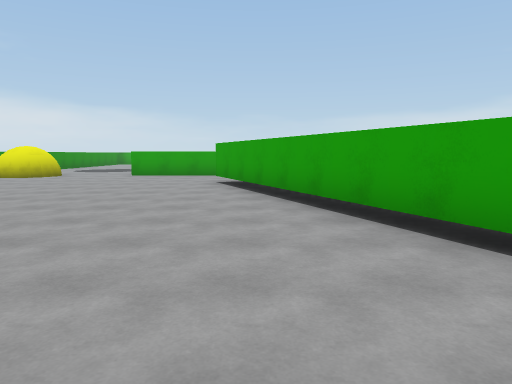
[1] (above)

24 first-person views from a walk through a Unity game level. The camera is 1.5 m above the floor, tilts 6° down and sees 70° across. The floor is counted in squares, 2 m on a side. Each view is taken from the middle of a square. On the plan, view 1 faces up. The plan holds only what a view shows up to about 11 squares ahead; the rest is blank. The player is left out.

[2]
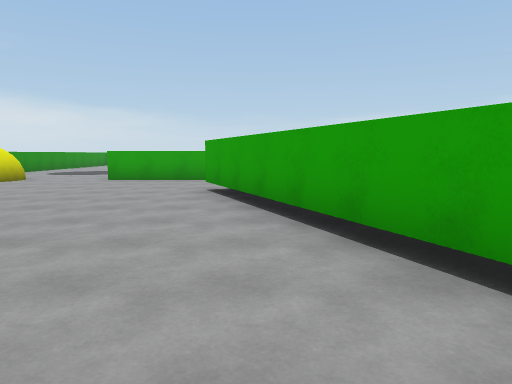

[3]
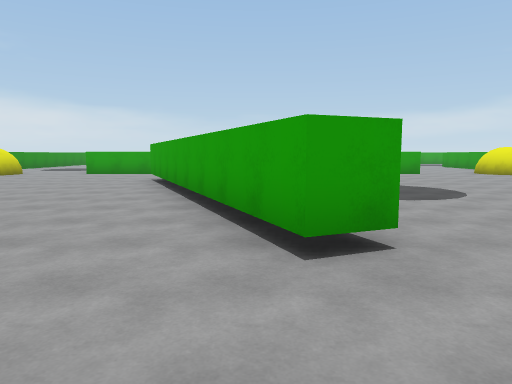

[4]
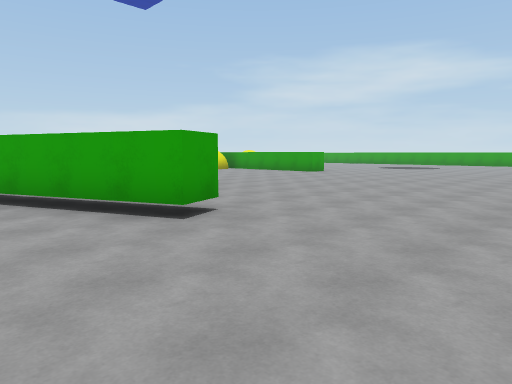

[5]
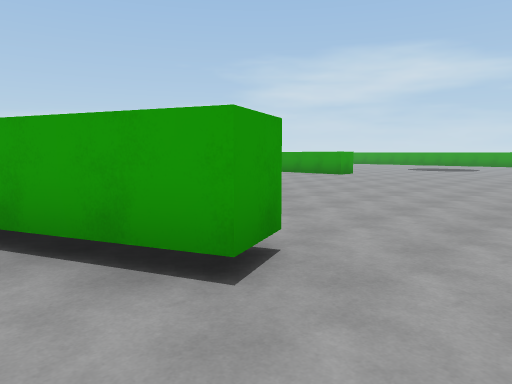

[6]
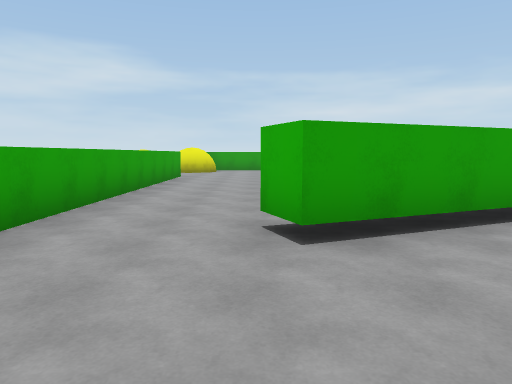

[7]
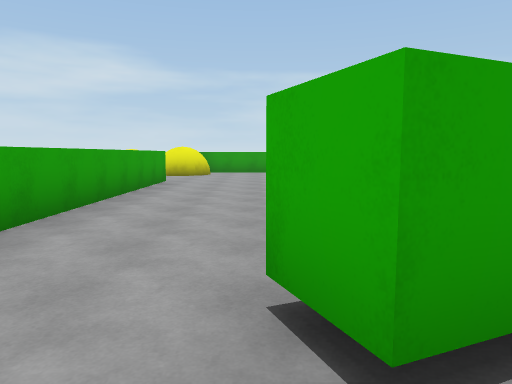

[8]
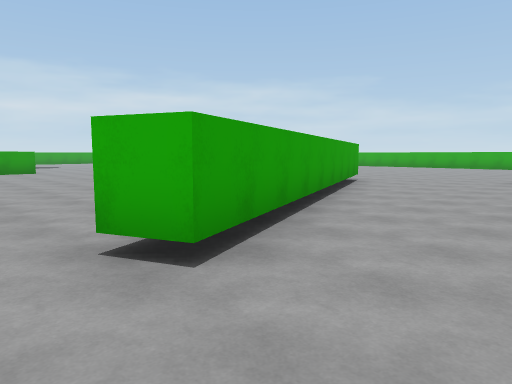

[9]
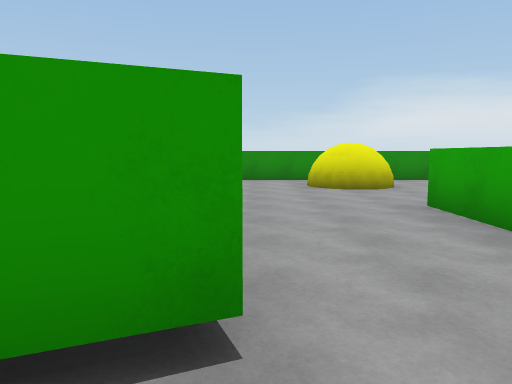

[10]
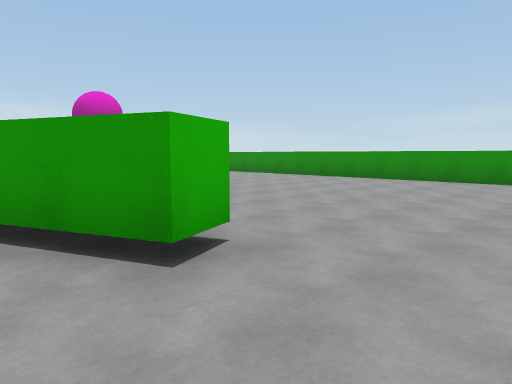

[11]
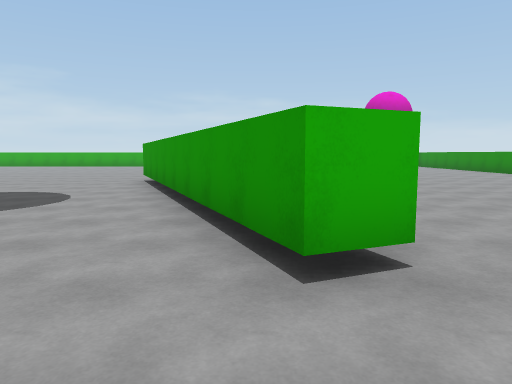

[12]
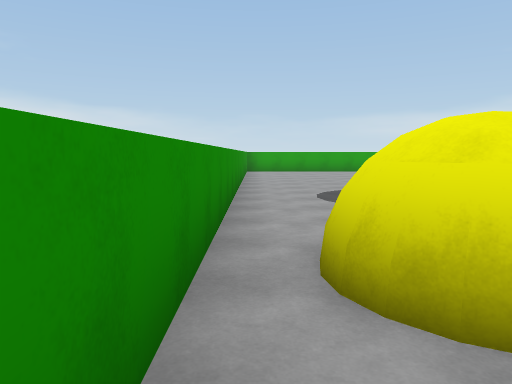

[13]
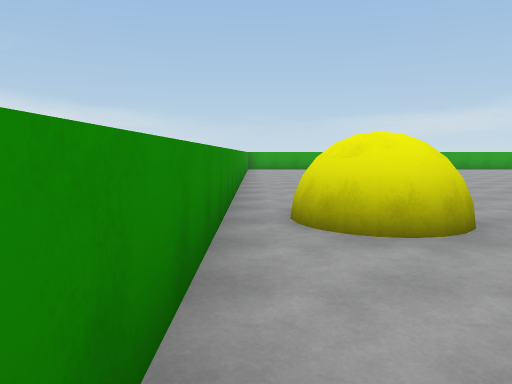

[14]
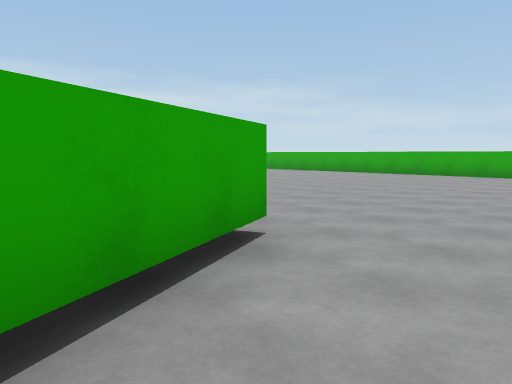

[15]
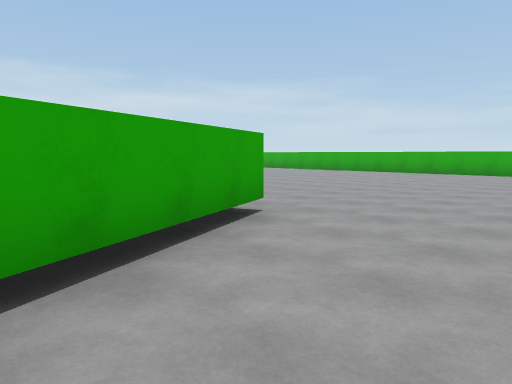

[16]
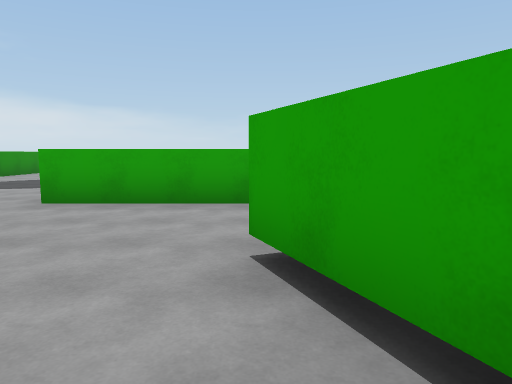

[17]
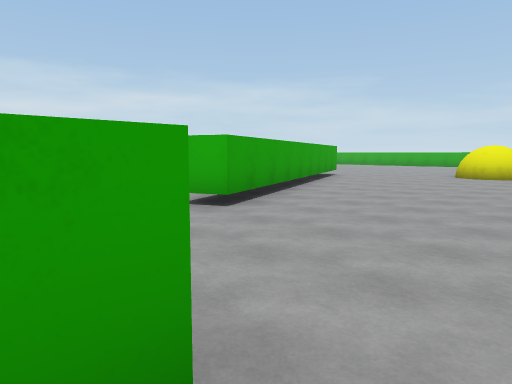

[18]
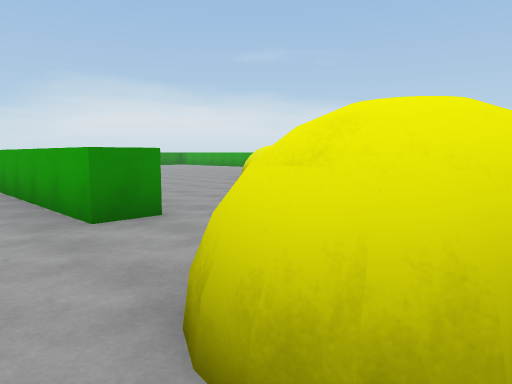

[19]
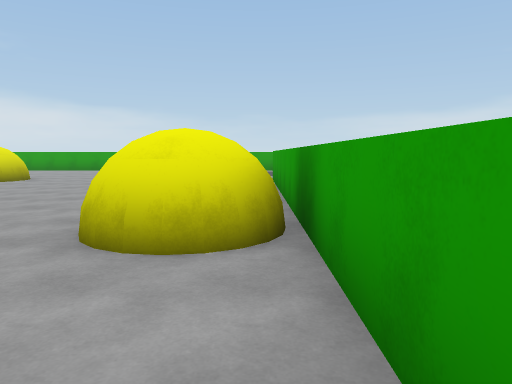

[20]
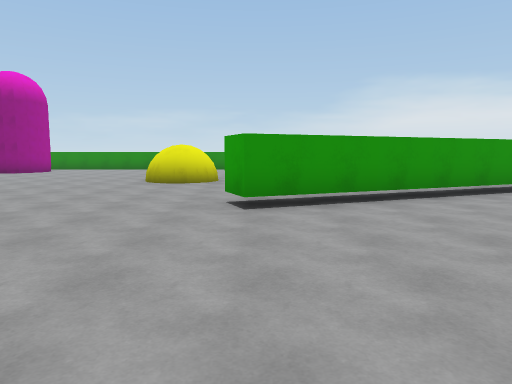

[21]
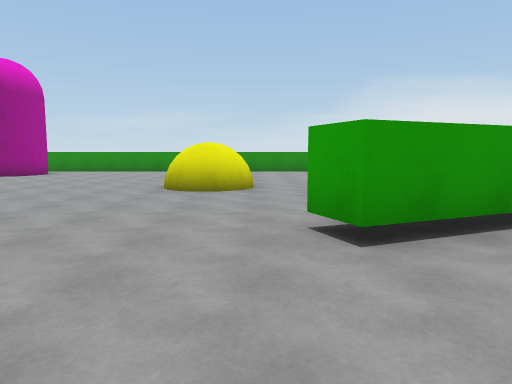

[22]
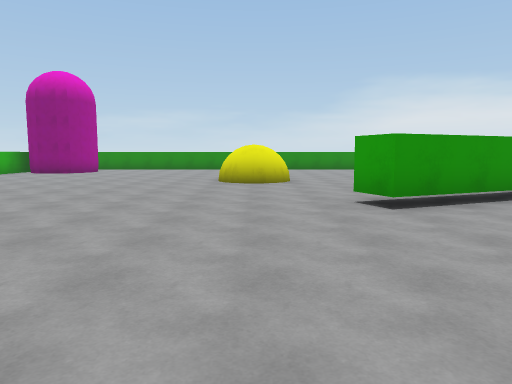

[23]
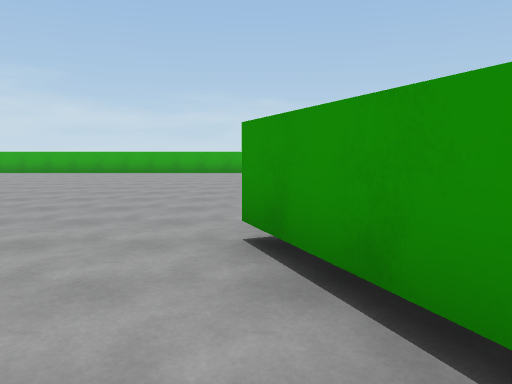

[24]
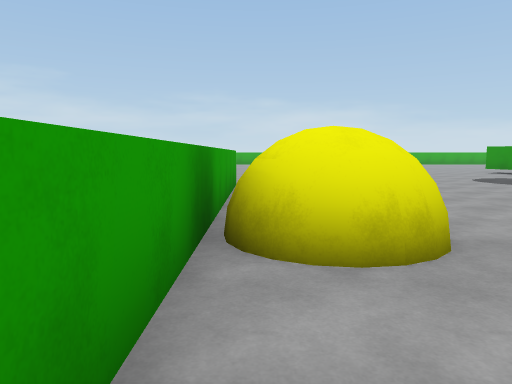

### Floor plan
Key: @ floor where view 1 was taken; # wall or solid block; . floor.
Columns run from 10 left of view 1 to 13 right of it. Each row starts with its distance up from view 1.
 21 #...
 20 #...           #..
 19 #...   ..     ##..     #
 18 #...   ..     .....    #
 17 #...  ..     ......    #
 16 #.... ..     .......  .#
 15 #......        ..... ..#
 14 #.....          .......#
 13 #.##..#############..###
 12 #.##.................###
 11 #......................#
 10 #........##......... ..#
  9 #.........#.........  .#
  8 #.........#.........   #
  7 #.........##........
  6   .........#.........
  5    ........#..........
  4     .......##..........
  3     ........#...........
  2    .........##..........
  1    ....................
  0        ##.@............
 -1        .#..........
 -2      ..............
 -3      ...............
 -4      ...............
 -5      ................
 -6      ................
 -7        ..  ....
 -8             ..

Where each view was taken, in squares from view 1:
view 1: 0 up, 0 right, facing up
view 2: 2 up, 0 right, facing up
view 3: 1 down, 2 right, facing up
view 4: 2 down, 0 right, facing up-right
view 5: 0 up, 1 right, facing up-right
view 6: 10 up, 4 left, facing right
view 7: 10 up, 2 left, facing right
view 8: 11 up, 3 left, facing down-right
view 9: 10 up, 1 right, facing left
view 10: 12 up, 1 right, facing down-left
view 11: 12 up, 0 right, facing down
view 12: 10 up, 9 left, facing up
view 13: 8 up, 9 left, facing up
view 14: 4 up, 0 right, facing down-right
view 15: 5 up, 1 left, facing down-right
view 16: 7 up, 1 left, facing up
view 17: 13 up, 5 left, facing down-right
view 18: 11 up, 12 right, facing up-left
view 19: 9 up, 12 right, facing up
view 20: 2 up, 8 right, facing left
view 21: 1 up, 6 right, facing left
view 22: 0 up, 8 right, facing left
view 23: 5 up, 3 right, facing down
view 24: 16 up, 12 right, facing down
